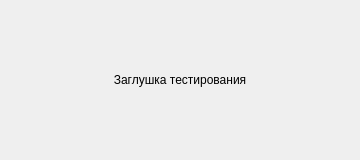
<?xml version="1.0" encoding="UTF-8"?>
<ui version="4.0">
 <class>TestRunnerWidget</class>
 <widget class="QWidget" name="TestRunnerWidget">
  <property name="geometry">
   <rect>
    <x>0</x>
    <y>0</y>
    <width>360</width>
    <height>160</height>
   </rect>
  </property>
  <property name="windowTitle">
   <string>Тестирование</string>
  </property>
  <layout class="QVBoxLayout" name="verticalLayout">
   <item>
    <widget class="QLabel" name="label_placeholder">
     <property name="text">
      <string>Заглушка тестирования</string>
     </property>
     <property name="alignment">
      <set>Qt::AlignCenter</set>
     </property>
    </widget>
   </item>
  </layout>
 </widget>
 <resources/>
 <connections/>
</ui>
